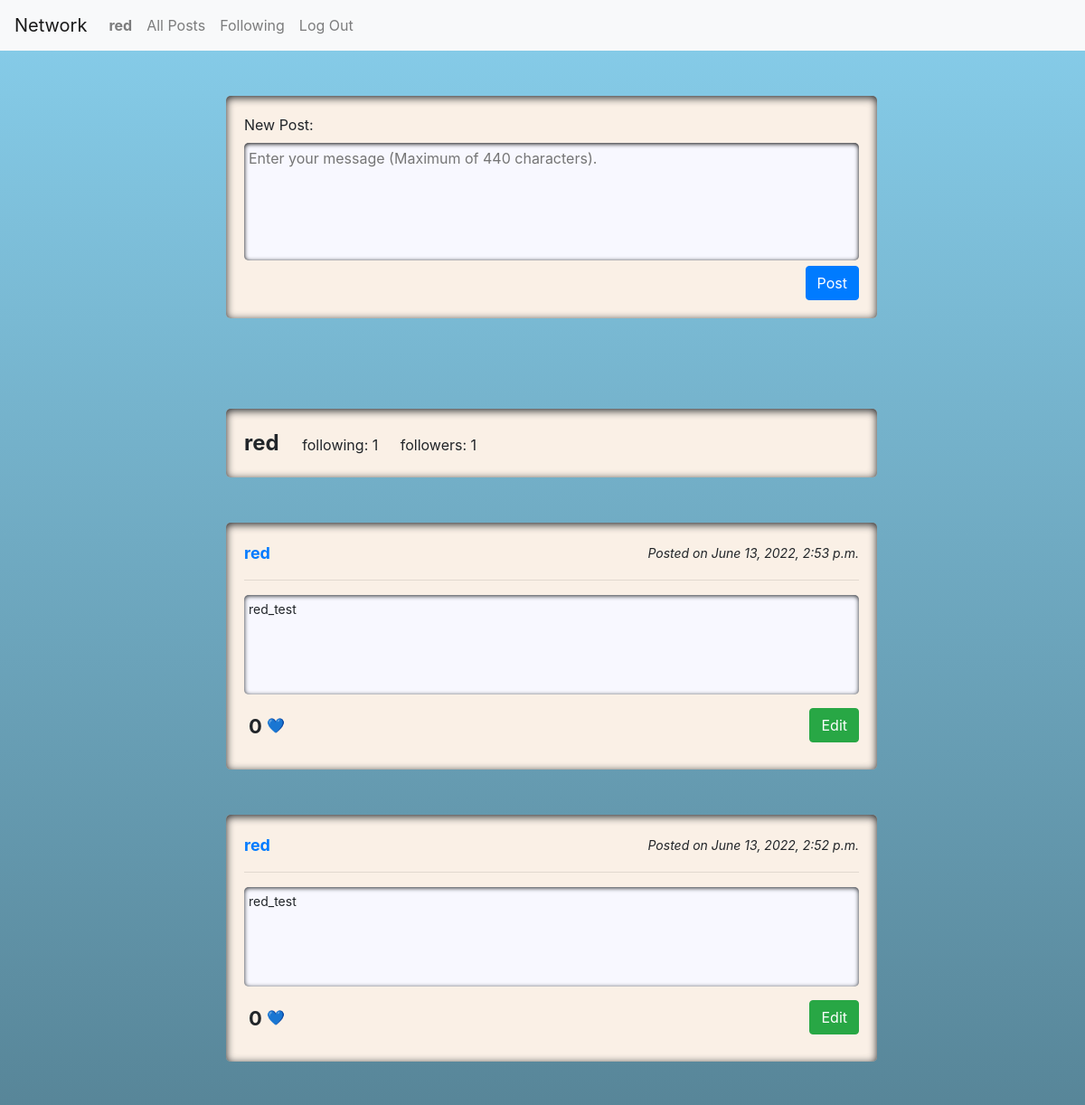
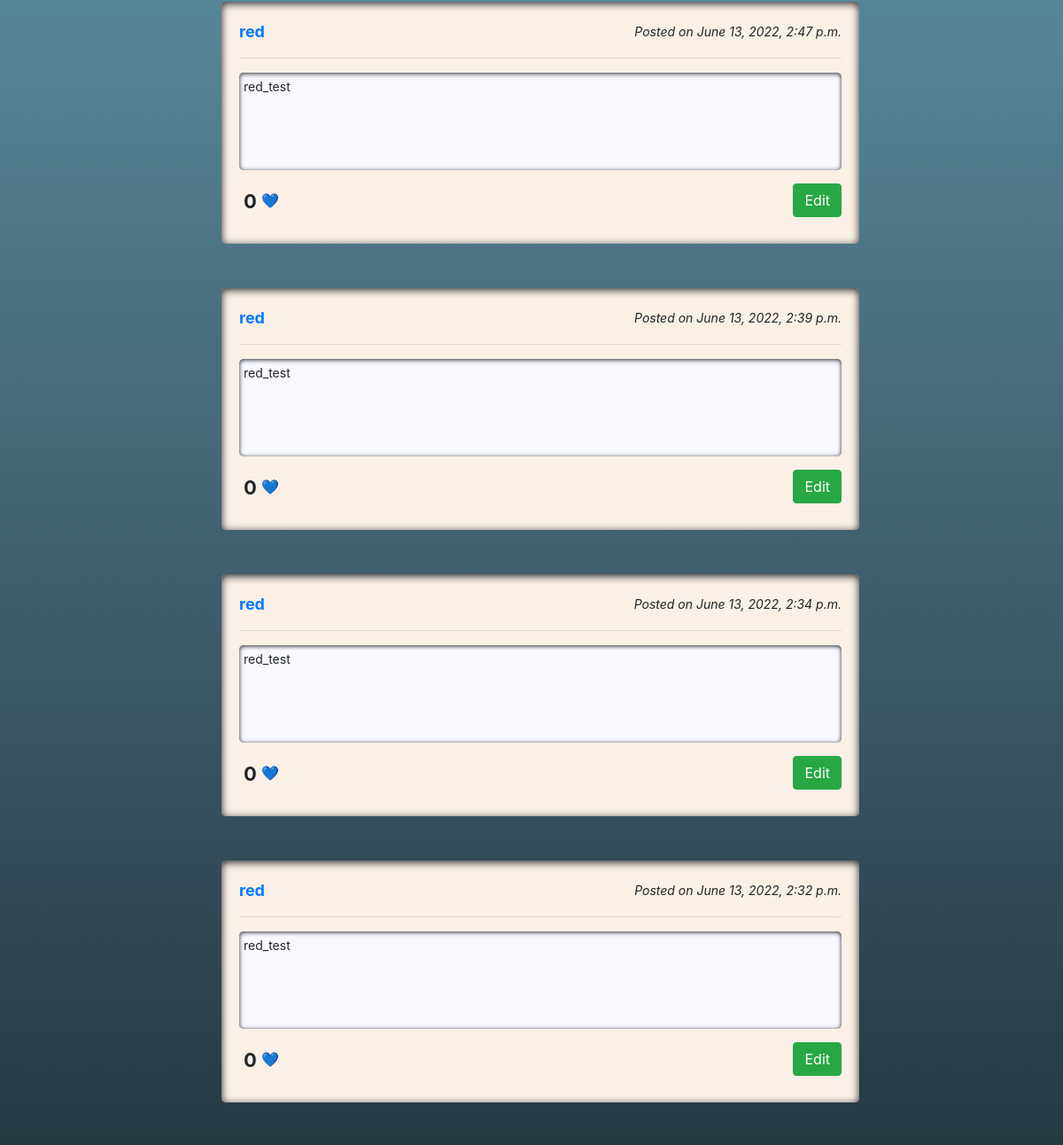
The page /profile/red (signed in, upper part) on the database as committed earlier (2 pictures, top to bottom).
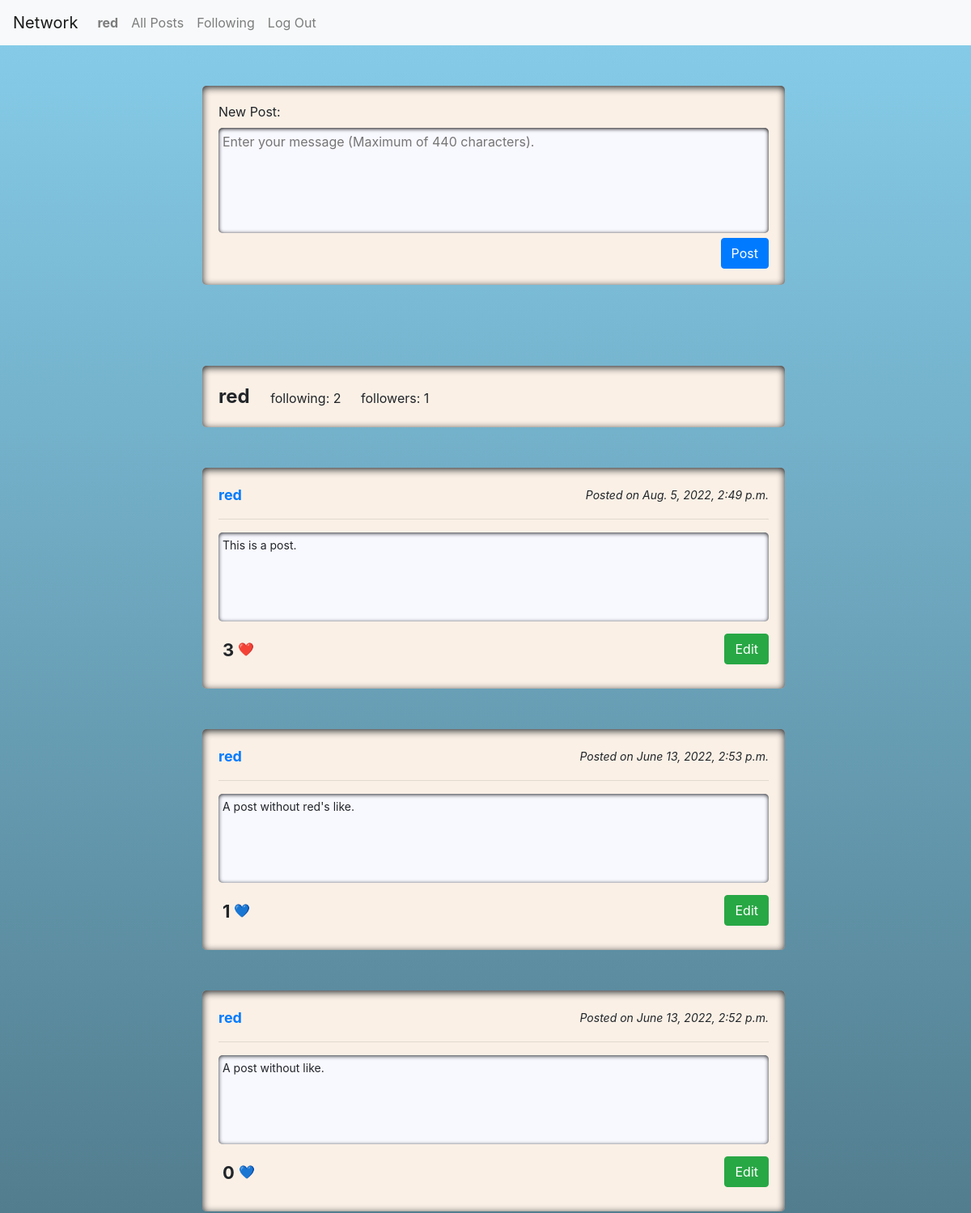
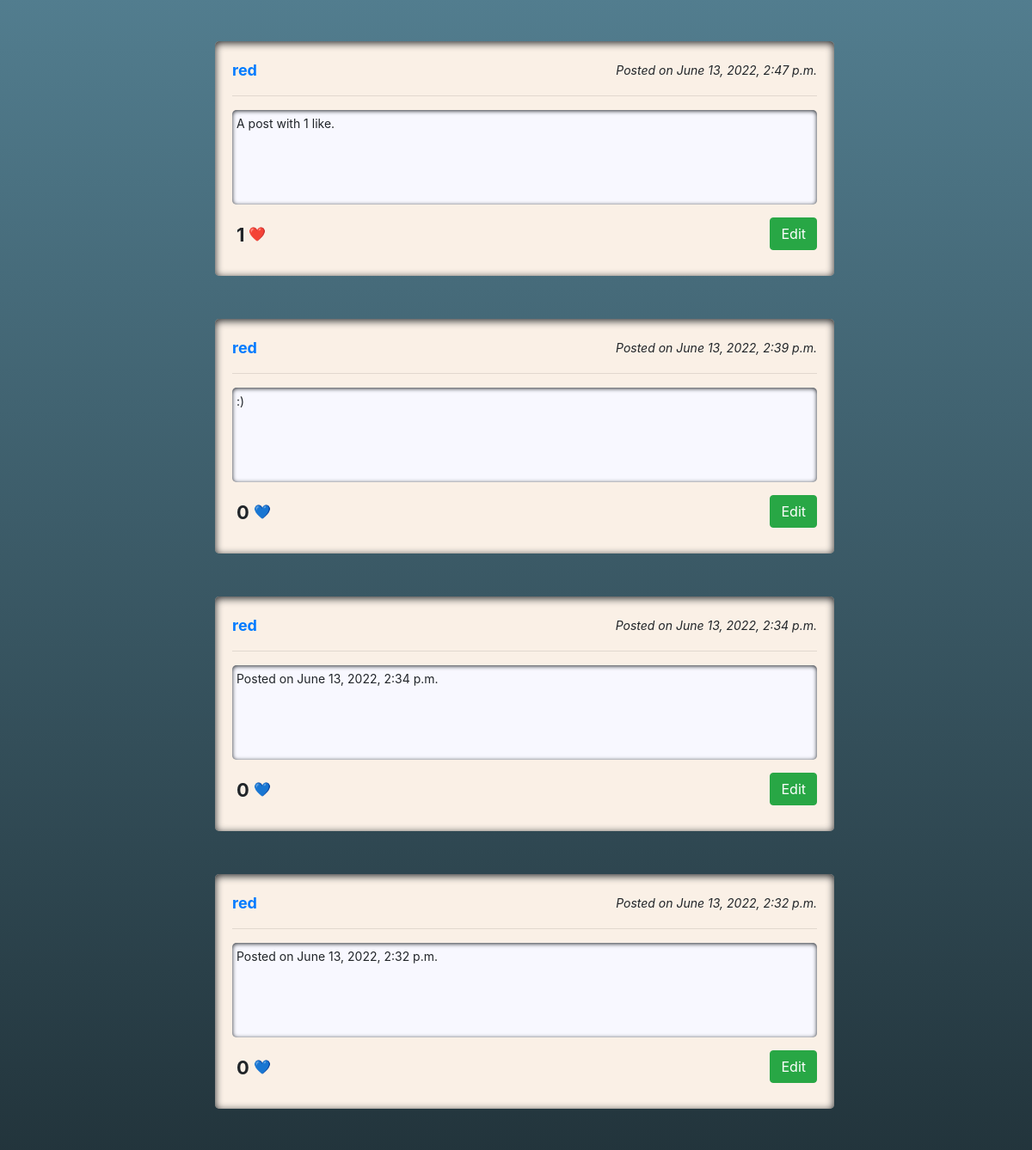
The same page on the database as committed later (2 pictures, top to bottom).
### network/models.py (models this page shows, shortened)
class Profile(models.Model):
    user = models.OneToOneField(User, on_delete=models.CASCADE)
    followers = models.PositiveIntegerField(default=0)
    following = models.ManyToManyField(
        "self",
        blank=True,
        symmetrical=False,
        related_name="followings"
    )
    my_like = models.ManyToManyField(
        Post,
        blank=True,
        symmetrical=False,
        related_name="my_likes"
    )

class Post(models.Model):
    user = models.ForeignKey('User', on_delete=models.CASCADE)
    content = models.CharField(max_length=440)
    posted = models.DateTimeField(auto_now_add=True)
    likes = models.IntegerField(default=0)

class User(AbstractUser):
    pass

### network/views.py (the view, shortened to what this page needs)
# urls.py: path("", views.index, name="index"),
def index(request, profile_info=None):
    current_user = request.user
    form = PostForm()
    if "/following" in request.path:
        if not request.user.is_authenticated:
            return render(request, "network/login.html")
        current_user_isfollowing = current_user.profile.following.all()
        other_users_pks = []
        for profile in current_user_isfollowing:
            other_users_pk = profile.user.id
            other_users_pks.append(other_users_pk)
        all_posts = Post.objects.select_related().filter(user_id__in=other_users_pks).order_by('-posted')
    elif "/profile" in request.path:
        other_user = get_object_or_404(User, username=profile_info)
        following = "Follow"
        if request.user.is_authenticated:
            followings = request.user.profile.following.all()
            for profile in followings:
                following = "Unfollow" if (profile.id == other_user.id) else "Follow"
        all_posts = Post.objects.filter(user=other_user.id).select_related().order_by('-posted')
        profile_info = [Profile.objects.prefetch_related().get(user=other_user.id), following]
    else:
        all_posts = Post.objects.select_related().order_by('-posted')
    all_liked_posts = []
    if request.user.is_authenticated:
        my_likes = request.user.profile.my_like.all()
        for post in my_likes:
            all_liked_posts.append(post.id)
    paginate_posts = Paginator(all_posts, 10, orphans=0, allow_empty_first_page=True)
    page_number = request.GET.get('page')
    page_obj = paginate_posts.get_page(page_number)
    return render(request, "network/index.html" , {
        "form": form,
        "profile": profile_info,
        "liked": all_liked_posts,
        "posts": page_obj
    })

### network/views.py (shortened to what this page needs)
class PostForm(forms.ModelForm):
    class Meta:
        model = Post
        fields = ["content"]
        widgets = {
            "content": forms.Textarea(attrs={
                "rows": 5,
                "class": "new_post_textarea",
                "placeholder": "Enter your message (Maximum of 440 characters)."
            })
        }
        labels = {
            "content": "New Post"
        }

### network/templates/network/index.html (shortened to what this page needs)
{% extends "network/layout.html" %}
{% load static %}
{% block body %}
    <div class="grid">
        <div class="side-bar">
        </div>
        <div class="grid-item">
            <div id="post_container">
                {% if user.is_authenticated %}
                    <form action="{% url 'index' %}" method="post">
                        {{ form }}
                        <input type="submit" value="Post" class="btn btn-primary">
                    </form>
                {% else %}
                    <div>
                        You need to log in for writing a new Post.
                        <a href="{% url 'login' %}">Log in</a><br>
                        Don't have an account? <a href="{% url 'register' %}">Register here.</a>
                    </div>
                {% endif %}
            </div>
            {% if profile %}
                <div id="profile_frame">
                    <span id="profile_name">
                        {{ profile.0.user.username }}
                    </span>
                    <span id="profile_following">
                        following: {{ profile.0.following.count }}
                    </span>
                    <span id="profile_followers">
                        followers: <span id="followers">{{ profile.0.followers }}</span>
                    </span>
                </div>
            {% endif %}
            <div id="posts_frame">
                {% if posts %}
                    {% for post in posts %}
                        <div id="frame_{{post.id}}" class="post_body">
                            <div class="post_header">
                                <div class="post_username">
                                    <a href={% url 'profile' post.user.username %}>{{ post.user.username }}</a>
                                </div>
                                <div id="timestamp_{{post.id}}" class="post_time">
                                    Posted on {{ post.posted }}
                                </div>
                            </div>
                            <hr>
                            <div id="content_{{post.id}}" class="post_content">
                                {{ post.content }}
                            </div>
                            <div class="post_footer">
                                <div id="likes_{{post.id}}" class="post_likes">
                                    <span id="count_{{post.id}}" class="post_like_counter">{{ post.likes }}</span>
                                    {% if post.id in liked %}
                                        <button id="like_{{post.id}}" type="button" name="like" class="btn btn-default">❤️</button>
                                    {% else %}
                                        <button id="like_{{post.id}}" type="button" name="like" class="btn btn-default">💙</button>
                                    {% endif %}
                                </div>
                                <div class="post_editbutton">
                                    {% if user.is_authenticated and user.id == post.user_id %}
                                        <button id="edit_{{post.id}}" type="button" name="edit" class="btn btn-success">Edit</button>
                                    {% endif %}
                                </div>
                            </div>
                        </div>
                    {% endfor %}
                {% else %}
                    <div class="no_post">No posts.</div>
                {% endif %}
            </div>
        </div>
        <div class="side-bar">
        </div>
    </div>
{% endblock %}

Rows that differ between the two databases and show on the page:
computed for Profile "red": id "1" → "2"
added Post: user.username "red", posted "Aug. 5, 2022, 2:49 p.m.", content "This is a post.", likes "3"
changed Post: content "red_test" → "A post without red's like."; likes "0" → "1"
changed Post: content "red_test" → "A post without like."
changed Post: content "red_test" → "A post with 1 like."; likes "0" → "1"; text "💙" → "❤️"
changed Post "June 13, 2022, 2:39 p.m.": content "red_test" → ":)"
changed Post: content "red_test" → "Posted on June 13, 2022, 2:34 p.m."
changed Post: content "red_test" → "Posted on June 13, 2022, 2:32 p.m."
